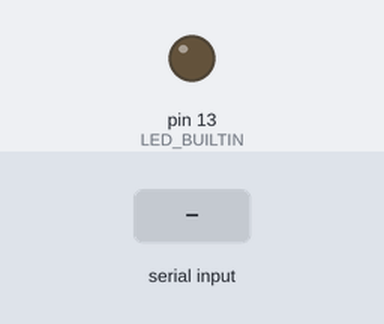
The sketch below on a simulated Arduino Uno, built with avr-gcc and run on an emulated ATmega328P. Shown: output pins drawn as LEDs (lit = HIGH). Inputs (shaded band) come from the test bench. What the sketch prints to the serial monitor is not drawn.

Above: at 1.2 s.
1.3 s: "1\n" received over Serial
At 4.5 s:
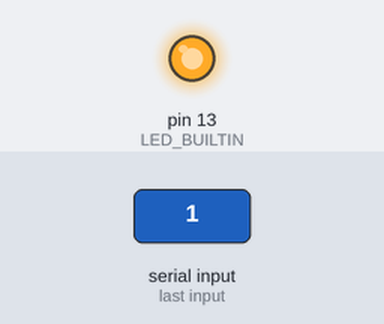
Timing chart, 0 to 9.8 s (numbered marks = the images above; inputs shaded):
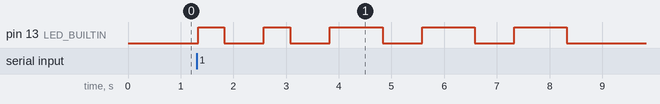

The sketch:

main.ino
```cpp
#include <stdint.h>
#include "morseTranslator.h"

// ====== LED =======
const char DOT = '.';
const char MINUS = '-';
int8_t stateOfLed = 0;

// === Intervals ====
const uint16_t DOT_DELAY = 500;     // in milliseconds
const uint16_t MINUS_DELAY = 1000;  // in milliseconds
const uint16_t INTERVAL = 750;      // in milliseconds

// ===== Timer ======
unsigned long startMillis;
unsigned long currentMillis;
uint16_t timeToWait = 0;
int8_t ongoingBlinking = false;

// ===== Morse ======
morseTranslator MT;
char* translation = nullptr;
uint8_t translation_index = 0;
char currentChar;
uint8_t incomingBytes = 0;

// ==================

void setup() {
  Serial.begin(9600);
  pinMode(LED_BUILTIN, OUTPUT);
  startMillis = millis();

  Serial.println("==== Ready to translate ====");
}

void loop() {

  if (Serial.available() && !ongoingBlinking) {  // wait to finish the previous blinking
    delay(30);                                   // wait for the data to arrive

    incomingBytes = Serial.available();

    // at the end of the text typed there is one more character: 10 -> LineFeed
    // so we have to add a Null Char ('\0') to detect the end of the char array
    char input[incomingBytes + 1];  // +1 to add the '/0' char at the end

    for (uint8_t i = 0; i < incomingBytes; i++) {
      input[i] = Serial.read();
      if (input[i] == 10) input[i] = ' ';  // get rid of the 'line feed' because it's not pretty on display (but the code works anyway)
    }
    input[incomingBytes] = '\0';

    Serial.print("Input:\t");
    Serial.println(input);

    // ===Translation====
    translation = MT.translate(input, false);  // MT.translate returns the pointer of the translation (which is a class variable)
    Serial.print("Morse:\t");
    Serial.println(translation);
    translation_index = 0;  // start blinking at the beginning of the translation
  }

  if (translation != nullptr and *(translation + translation_index) != '\0') {  // if the translation exists

    ongoingBlinking = true;  // don't interrupt while ongoingBlinking
    currentMillis = millis();
    currentChar = *(translation + translation_index);

    if (currentChar != DOT && currentChar != MINUS) {  // skip ' ' and '\0'
      translation_index++;

    } else if (currentMillis - startMillis >= timeToWait) {

      if (stateOfLed) {         // if the state of the led was 1
        timeToWait = INTERVAL;  // just add an interval between two blinks

      } else {  // if the state of the led was 0

        translation_index++;  // go to next char of the translation

        if (currentChar == DOT) {
          timeToWait = DOT_DELAY;
        } else if (currentChar == MINUS) {
          timeToWait = MINUS_DELAY;
        }

        Serial.print("\nchar nº");
        Serial.print(translation_index);
        Serial.print("-> ");
        Serial.print(currentChar);
      }

      stateOfLed = -stateOfLed + 1;  // change the state of the led
      digitalWrite(LED_BUILTIN, stateOfLed);
      startMillis = currentMillis;

      Serial.print("\t");
      Serial.print(timeToWait);
      Serial.print("ms in ");
      Serial.print(stateOfLed);
    }

  } else if (ongoingBlinking && millis() - startMillis >= timeToWait) {  // if we arrive at the end of the translation
    ongoingBlinking = false;                                             // now we can start another blinking
    stateOfLed = 0;                                                      // and we restart the state of the led
    digitalWrite(LED_BUILTIN, stateOfLed);
    Serial.println("\nReturning to state 0\n");
  }
}
```

morseTranslator.cpp
```cpp
#include "morseTranslator.h"

/**
 * @brief Construct a new morse Translator::morse Translator object
 */
morseTranslator::morseTranslator() {
}

/**
 * @brief Destroy the morse Translator::morse Translator object
 */
morseTranslator::~morseTranslator() {
}

/**
 * @brief Get the code morse of a single character
 *
 * @param c : the char to translate
 * @return const char*
 */
const char *morseTranslator::_getMorse(char c) {
  uint8_t i = 0;
  while (i < this->_nbOfChars) {
    if (this->_characters[i] == c) return this->_morseCode[i];
    i++;
  }
  return this->nullMorse;
}

/**
 * @brief Get the morse code of a char array
 *
 * @param text : the char array to translate
 * @param spacesBetweenLetters (optional) : bool value to add spaces between letters in the returned translation
 * @return char* : the pointer to the translated char array, ends with '\0'
 */
char *morseTranslator::translate(const char text[], bool spacesBetweenLetters) {
  uint16_t lengthText = 0;
  while (text[lengthText] != '\0')
    lengthText++;

  const char *m;

  int translation_index = 0;
  int morse_index = 0;

  for (uint16_t text_index = 0; text_index < lengthText; text_index++) {
    // strcpy(m, this->getMorse(text[text_index]));
    m = this->_getMorse(text[text_index]);

    morse_index = 0;
    while (*(m + morse_index) != '\0') {
      this->_translation[translation_index] = *(m + morse_index);
      translation_index++;
      morse_index++;
    }

    if (spacesBetweenLetters) {
      this->_translation[translation_index] = ' ';
      translation_index++;
    }
  }

  for (translation_index; translation_index < this->_translationLength; translation_index++)
    this->_translation[translation_index] = '\0';

  return this->_translation;
}
```

morseTranslator.h
```cpp
#ifndef MORSE_TRANSLATOR_H
#define MORSE_TRANSLATOR_H

#include <stdint.h>

class morseTranslator {
private:
  static const uint8_t _nbOfChars = 63;
  const char _characters[_nbOfChars] = { 'a', 'b', 'c', 'd', 'e', 'f', 'g', 'h', 'i', 'j', 'k', 'l', 'm', 'n', 'o', 'p', 'q', 'r', 's', 't', 'u', 'v', 'w', 'x', 'y', 'z',
                                         'A', 'B', 'C', 'D', 'E', 'F', 'G', 'H', 'I', 'J', 'K', 'L', 'M', 'N', 'O', 'P', 'Q', 'R', 'S', 'T', 'U', 'V', 'W', 'X', 'Y', 'Z',
                                         '0', '1', '2', '3', '4', '5', '6', '7', '8', '9', ' ' };
  const char *_morseCode[_nbOfChars] = {
    ".-", "-...", "-.-.", "-..", ".", "..-.", "--.", "....", "..", ".---", "-.-", ".-..", "--", "-.", "---", ".--.", "--.-", ".-.", "...", "-", "..-", "...-", ".--", "-..-", "-.--", "--..",
    ".-", "-...", "-.-.", "-..", ".", "..-.", "--.", "....", "..", ".---", "-.-", ".-..", "--", "-.", "---", ".--.", "--.-", ".-.", "...", "-", "..-", "...-", ".--", "-..-", "-.--", "--..",
    ".----", "..---", "...--", "....-", ".....", "-....", "--...", "---..", "----.", "-----", " "
  };

  static const uint8_t _morseLength = 6;
  const char nullMorse[1] = { '\0' };

  static const uint16_t _translationLength = _morseLength * 20;
  char _translation[_translationLength];

  /**
   * @brief Get the code morse of a single character
   *
   * @param c : the char to translate
   * @return const char*
   */
  const char *_getMorse(char c);

public:
  /**
   * @brief Construct a new morse Translator::morse Translator object
   */
  morseTranslator();
  /**
   * @brief Destroy the morse Translator::morse Translator object
   */
  ~morseTranslator();

  /**
   * @brief Get the morse code of a char array
   *
   * @param text : the sentence [char array] to translate
   * @param spacesBetweenLetters (optional) : bool value to add spaces between letters in the returned translation
   * @return char* : the pointer to the translated char array, ends with '\0'
   */
  char *translate(const char text[], bool spacesBetweenLetters = true);
};
#endif
```

Measured:
- after the input at 1.3 s, pin 13 (LED_BUILTIN): goes HIGH 0.50 s, LOW 0.75 s, HIGH 0.50 s, 3 × (LOW 0.75 s, HIGH 1.0 s), then LOW, starting at once
